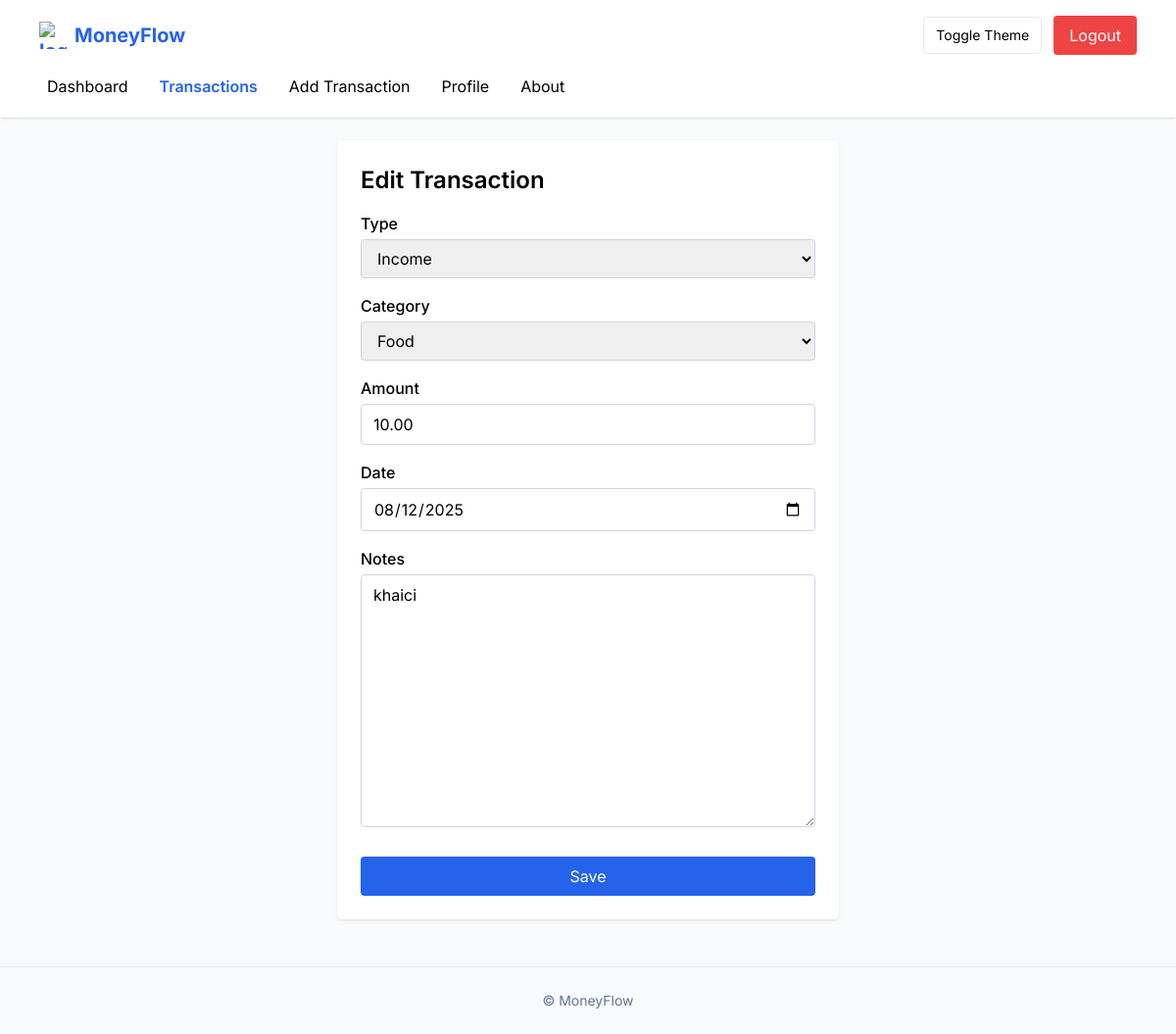
The page /transactions/2/edit/ (signed in) on the database its author committed.
### core/models.py (models this page shows, shortened)
class Transaction(models.Model):
	INCOME = 'income'
	EXPENSE = 'expense'
	TYPE_CHOICES = [
		(INCOME, 'Income'),
		(EXPENSE, 'Expense'),
	]
	user = models.ForeignKey(User, on_delete=models.CASCADE, related_name='transactions')
	type = models.CharField(max_length=7, choices=TYPE_CHOICES)
	category = models.ForeignKey(Category, on_delete=models.SET_NULL, null=True, blank=True, related_name='transactions')
	amount = models.DecimalField(max_digits=12, decimal_places=2)
	date = models.DateField()
	notes = models.TextField(blank=True)
	created_at = models.DateTimeField(auto_now_add=True)
	updated_at = models.DateTimeField(auto_now=True)
	class Meta:
		ordering = ['-date', '-id']

### core/views.py (the view)
# urls.py: path('transactions/<int:pk>/edit/', core_views.transaction_update, name='transaction_edit'),
@login_required
def transaction_update(request, pk):
	tx = get_object_or_404(Transaction, pk=pk, user=request.user)
	if request.method == 'POST':
		form = TransactionForm(request.POST, instance=tx, user=request.user)
		if form.is_valid():
			form.save()
			return redirect('transaction_list')
	else:
		form = TransactionForm(instance=tx, user=request.user)
	return render(request, 'core/transaction_form.html', {'form': form, 'create': False})

### core/forms.py
class TransactionForm(forms.ModelForm):
    date = forms.DateField(widget=forms.DateInput(attrs={'type': 'date'}), initial=timezone.now().date)
    class Meta:
        model = Transaction
        fields = ['type', 'category', 'amount', 'date', 'notes']
    def __init__(self, *args, **kwargs):
        user = kwargs.pop('user', None)
        super().__init__(*args, **kwargs)
        if user:
            self.fields['category'].queryset = Category.objects.filter(models.Q(user=user) | models.Q(is_default=True)).order_by('name')
        self._apply_tailwind()
    def _apply_tailwind(self):
        for name, field in self.fields.items():
            if field.widget.__class__.__name__ == 'HiddenInput':
                continue
            base = 'w-full px-3 py-2 rounded border border-slate-300 focus:outline-none focus:ring-2 focus:ring-blue-500/40 focus:border-blue-500 dark:bg-slate-700 dark:border-slate-600 dark:text-slate-100 placeholder-slate-400 dark:placeholder-slate-400'
            existing = field.widget.attrs.get('class', '')
            field.widget.attrs['class'] = (existing + ' ' + base).strip()

### core/context_processors.py (called while the page is built)
def theme(request):
    return {
        'theme': request.session.get('theme', 'light')
    }

### core/models.py (called while the page is built)
	def __str__(self):
		return self.name

### templates/core/transaction_form.html (shortened to what this page needs)
{% extends 'base.html' %}
{% block content %}
<div class="max-w-lg mx-auto bg-white dark:bg-slate-800 p-6 rounded shadow">
  <h1 class="text-2xl font-semibold mb-4">{% if create %}Add{% else %}Edit{% endif %} Transaction</h1>
  <form method="post">{% csrf_token %}
    <div class="space-y-4">
      {% for field in form %}
        <div>
          <label class="block mb-1 font-medium" for="id_{{ field.name }}">{{ field.label }}</label>
          {{ field }}
        </div>
      {% endfor %}
    </div>
    <button class="mt-6 w-full bg-primary text-white py-2 rounded hover:bg-blue-600">Save</button>
  </form>
</div>
{% endblock %}

### templates/base.html (style rules this page uses)
body { font-family:'Inter',sans-serif; }

### rows shown on the page
Transaction: form "Income" "Food" "10.00" "08/12/2025" "khaici"

### other values the page prints
{{ field.label }} "Type" "Category" "Amount" "Date" "Notes"
